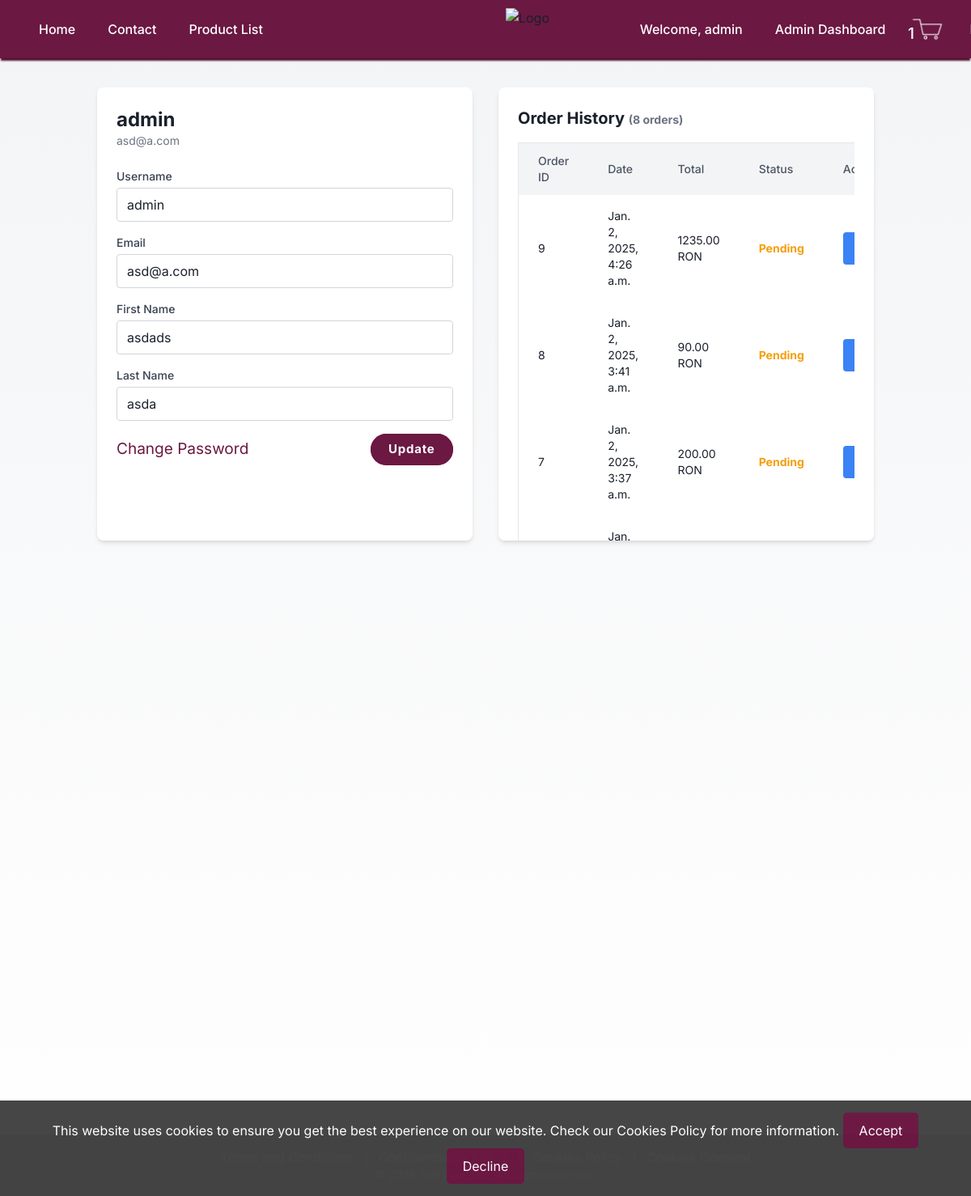
Page /profile (signed in) on the earlier database version.
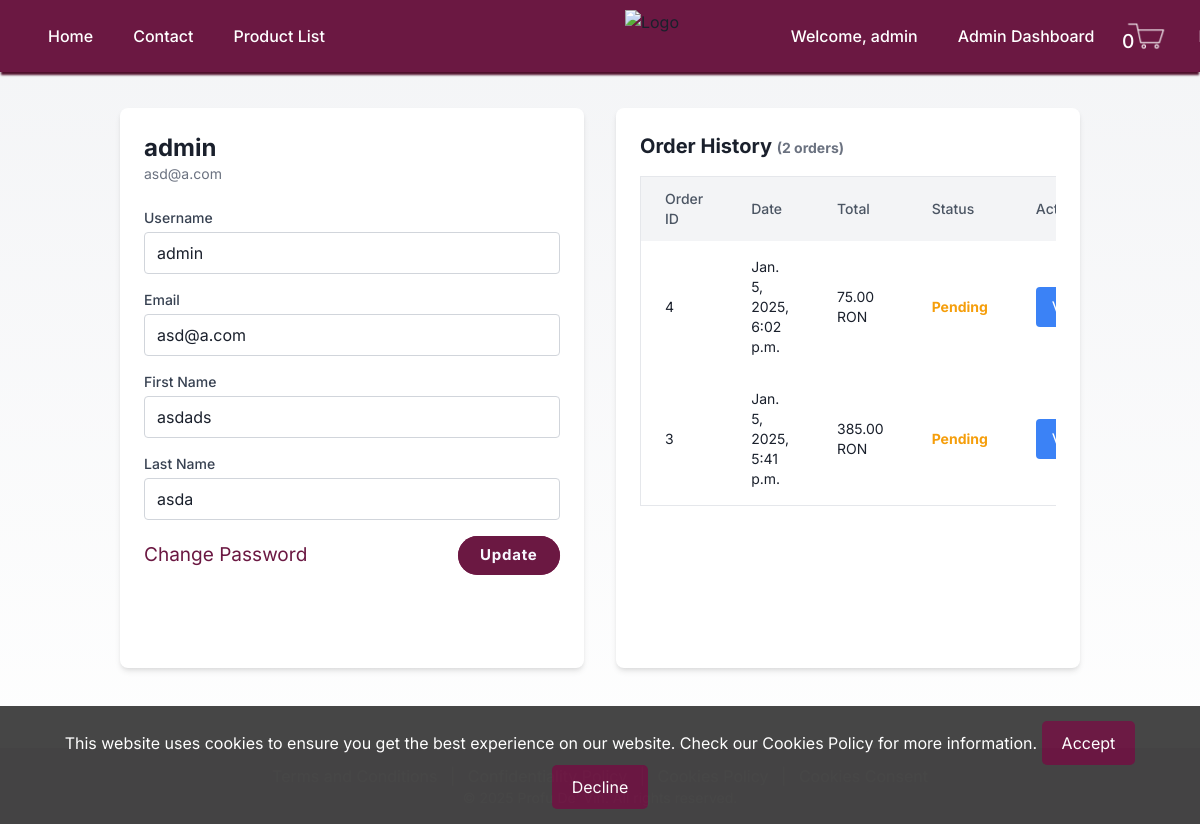
Same page on the later database version.
### my_app/models.py (models this page shows, shortened)
class Order(models.Model):
    user = models.ForeignKey(User, on_delete=models.CASCADE)
    created_at = models.DateTimeField(default=timezone.now)
    first_name = models.CharField(max_length=30,default='')
    last_name = models.CharField(max_length=30,default='')
    email = models.EmailField(max_length=254, default='')
    phone_number = models.CharField(max_length=15, default='')
    address = models.CharField(max_length=255 , null=True)
    city = models.CharField(max_length=100, null=True)
    county = models.CharField(max_length=100, default='')
    postal_code = models.CharField(max_length=6, null=True)
    total_price = models.DecimalField(max_digits=10, decimal_places=2)
    status = models.CharField(max_length=20, default='Pending')
    wines = models.ManyToManyField(Wines, through='OrderItem', related_name='orders')
    spirits = models.ManyToManyField(Spirits, through='OrderItem', related_name='orders')

### my_app/views.py (the view)
# urls.py: path('profile', views.profile_view, name='profile_view'),
@login_required
def profile_view(request):
    user = request.user
    orders = Order.objects.filter(user=request.user).order_by('-created_at')
    storage = get_messages(request)
    profile_messages = [message for message in storage if 'profile-' in message.tags]
    return render(request, 'my_app/profile.html', {'user': user, 'orders': orders, 'profile_messages': profile_messages})

### my_app/context_processors.py (called while the page is built)
def cart_item_count(request):
    if request.user.is_authenticated:
        cart_items = CartItem.objects.filter(cart__user=request.user)
        return {'cart_item_count': cart_items.count()}
    return {'cart_item_count': 0}

### templates/my_app/profile.html (shortened to what the changed rows need)
<!DOCTYPE html>
<html lang="en">
<head>
    <link href="https://cdn.jsdelivr.net/npm/tailwindcss@2.2.19/dist/tailwind.min.css" rel="stylesheet">
</head>
<body>
    {% include 'my_app/header.html' %}
    <main class="container mx-auto px-4 sm:px-6 lg:px-8 py-10 marginpage">
        <div class="grid grid-cols-1 md:grid-cols-2 gap-8 mt-5">
            <div class="bg-white rounded-lg shadow-md p-6 fixed-height">
                <div class="flex items-center mb-6">
                    <div>
                        <h1 class="text-2xl font-bold">{{ user.username }}</h1>
                    </div>
                </div>
            </div>
            <div class="bg-white rounded-lg shadow-md p-6 fixed-height">
                <h2 class="text-xl font-bold mb-4">Order History <span class="text-sm text-gray-500"> ({{ orders|length }} orders)</span></h2>
                <div class="overflow-x-auto">
                    <table class="min-w-full bg-white border rounded-lg">
                        <thead class="bg-gray-100">
                            <tr>
                                <th class="px-6 py-3 text-left text-sm font-medium text-gray-600">Order ID</th>
                                <th class="px-6 py-3 text-left text-sm font-medium text-gray-600">Date</th>
                                <th class="px-6 py-3 text-left text-sm font-medium text-gray-600">Total</th>
                                <th class="px-6 py-3 text-left text-sm font-medium text-gray-600">Status</th>
                                <th class="px-6 py-3 text-left text-sm font-medium text-gray-600">Actions</th>
                            </tr>
                        </thead>
                        <tbody>
                            {% for order in orders %}
                            <tr class="hover:bg-gray-50">
                                <td class="px-6 py-4 text-sm">{{ order.id }}</td>
                                <td class="px-6 py-4 text-sm">{{ order.created_at }}</td>
                                <td class="px-6 py-4 text-sm">{{ order.total_price }} RON</td>
                                <td class="px-6 py-4 text-sm">
                                    {% if order.status == 'Pending' %}
                                        <span class="text-yellow-500 font-bold">Pending</span>
                                    {% elif order.status == 'Done' %}
                                        <span class="text-green-500 font-bold">Done</span>
                                    {% else %}
                                        <span class="text-gray-500 font-bold">{{ order.status }}</span>
                                    {% endif %}
                                </td>
                                <td class="px-6 py-4">
                                    <button onclick="openModal({{ order.id }})" class="bg-blue-500 text-white px-4 py-2 rounded hover:bg-blue-600">View</button>
                                </td>
                            </tr>
                            {% endfor %}
                        </tbody>
                    </table>
                </div>
            </div>
        </div>
    </main>
</body>
</html>

### templates/my_app/header.html (shortened to what this page needs)
{% load static %}
{% load custom_filters %}
    <header class="header">
        <div class="links">
            <nav class="flex items-center justify-between relative">
                <div class="hidden lg:flex lg:items-center lg:space-x-10 lg:-ml-20">
                    <a href="/home" title="" class="headerlinks"> Home </a>
                    <a href="/home/contact" title="" class="headerlinks"> Contact </a>
                    <a href="/home/product_list" title="" class="headerlinks"> Product List </a>
                </div>
                <div class="absolute left-1/2 transform -translate-x-1/2">
                    <a href="/home">
                        <img class="imageheadersize" src="{% static 'images/logo.png' %}" alt="Logo" />
                    </a>
                </div>
                <div class="hidden lg:flex lg:items-center lg:space-x-10 lg:-mr-20">
                    {% if user.is_authenticated %}
                    <a href="{% url 'profile_view' %}" title="" class="headerlinks">
                        <span class="headerlinks">Welcome, {{ user.username }}</span>
                        {% if user.is_superuser or user|has_group:"Product Population" %}
                            <a href="{% url 'admin_dashboard' %}" title="" class="headerlinks"> Admin Dashboard </a>
                        {% endif %}
                    </a>
                        <a href="{% url 'cart_view' %}" class="headerlinks cart-link">
                            <span class="cartlogo"><span class="cart-count">{{ cart_item_count }}</span></span>
                        </a>
                    {% else %}
                        <a href="{% url 'login' %}?next={{ request.path }}" title="" class="headerlinks"> Log in </a>
                        <a href="{% url 'signup' %}?next={{ request.path }}" title="" class="headerlinks"> Sign up </a>
                    {% endif %}
                </div>
            </nav>
        </div>
    </header>

Differences in the rows shown:
removed Order: id "9", created_at "Jan. 2, 2025, 4:26 a.m.", total_price "1235.00", status "Pending"
removed Order: id "8", created_at "Jan. 2, 2025, 3:41 a.m.", total_price "90.00", status "Pending"
removed Order: id "7", created_at "Jan. 2, 2025, 3:37 a.m.", total_price "200.00", status "Pending"
removed Order: created_at "Jan.…"
added Order: id "4", created_at "Jan. 5, 2025, 6:02 p.m.", total_price "75.00", status "Pending"
now on this page (row edited): Order: id "3", created_at "Jan. 5, 2025, 5:41 p.m.", total_price "385.00", status "Pending"
Other differences:
{{ cart_item_count }}: "1" → "0"
{{ orders|length }}: "8" → "2"
